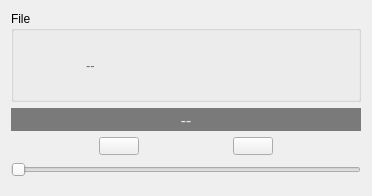
     <widget class="QWidget" name="History">
      <attribute name="title">
       <string>History</string>
      </attribute>
      <layout class="QGridLayout" name="gridLayout_7">
       <item row="1" column="0" colspan="3">
        <widget class="QGroupBox" name="groupBox_3">
         <property name="title">
          <string>File</string>
         </property>
         <layout class="QGridLayout" name="gridLayout_6">
          <item row="0" column="1">
           <widget class="QLabel" name="fileinfo_lb">
            <property name="sizePolicy">
             <sizepolicy hsizetype="Fixed" vsizetype="Fixed">
              <horstretch>0</horstretch>
              <verstretch>0</verstretch>
             </sizepolicy>
            </property>
            <property name="minimumSize">
             <size>
              <width>200</width>
              <height>50</height>
             </size>
            </property>
            <property name="font">
             <font>
              <family>Arial</family>
              <pointsize>10</pointsize>
             </font>
            </property>
            <property name="styleSheet">
             <string notr="true">color: rgb(107, 107, 107);</string>
            </property>
            <property name="text">
             <string>--</string>
            </property>
           </widget>
          </item>
         </layout>
        </widget>
       </item>
       <item row="3" column="0" colspan="3">
        <layout class="QHBoxLayout" name="horizontalLayout_2">
         <item>
          <widget class="QPushButton" name="btnGoToBeginning">
           <property name="sizePolicy">
            <sizepolicy hsizetype="Fixed" vsizetype="Fixed">
             <horstretch>0</horstretch>
             <verstretch>0</verstretch>
            </sizepolicy>
           </property>
           <property name="minimumSize">
            <size>
             <width>0</width>
             <height>18</height>
            </size>
           </property>
           <property name="maximumSize">
            <size>
             <width>16777215</width>
             <height>18</height>
            </size>
           </property>
           <property name="toolTip">
            <string/>
           </property>
           <property name="statusTip">
            <string/>
           </property>
           <property name="text">
            <string/>
           </property>
           <property name="icon">
            <iconset resource="single.qrc">
             <normaloff>:/btnArrowLeft</normaloff>:/btnArrowLeft</iconset>
           </property>
          </widget>
         </item>
         <item>
          <widget class="QPushButton" name="btnGoToEnd">
           <property name="sizePolicy">
            <sizepolicy hsizetype="Fixed" vsizetype="Fixed">
             <horstretch>0</horstretch>
             <verstretch>0</verstretch>
            </sizepolicy>
           </property>
           <property name="minimumSize">
            <size>
             <width>0</width>
             <height>18</height>
            </size>
           </property>
           <property name="maximumSize">
            <size>
             <width>16777215</width>
             <height>18</height>
            </size>
           </property>
           <property name="statusTip">
            <string/>
           </property>
           <property name="text">
            <string/>
           </property>
           <property name="icon">
            <iconset resource="single.qrc">
             <normaloff>:/btnArrowRight</normaloff>:/btnArrowRight</iconset>
           </property>
          </widget>
         </item>
        </layout>
       </item>
       <item row="5" column="0">
        <widget class="QwtPlot" name="plot_mini" native="true">
         <property name="sizePolicy">
          <sizepolicy hsizetype="Preferred" vsizetype="Fixed">
           <horstretch>0</horstretch>
           <verstretch>0</verstretch>
          </sizepolicy>
         </property>
         <property name="maximumSize">
          <size>
           <width>16777215</width>
           <height>50</height>
          </size>
         </property>
         <property name="baseSize">
          <size>
           <width>0</width>
           <height>100</height>
          </size>
         </property>
        </widget>
       </item>
       <item row="4" column="0" colspan="3">
        <widget class="QSlider" name="slDataSlider">
         <property name="sizePolicy">
          <sizepolicy hsizetype="Preferred" vsizetype="Fixed">
           <horstretch>0</horstretch>
           <verstretch>0</verstretch>
          </sizepolicy>
         </property>
         <property name="minimumSize">
          <size>
           <width>350</width>
           <height>18</height>
          </size>
         </property>
         <property name="maximumSize">
          <size>
           <width>16777215</width>
           <height>18</height>
          </size>
         </property>
         <property name="mouseTracking">
          <bool>true</bool>
         </property>
         <property name="statusTip">
          <string/>
         </property>
         <property name="orientation">
          <enum>Qt::Horizontal</enum>
         </property>
        </widget>
       </item>
       <item row="2" column="0" colspan="3">
        <widget class="QLabel" name="curdatetime_lb">
         <property name="sizePolicy">
          <sizepolicy hsizetype="Preferred" vsizetype="Fixed">
           <horstretch>0</horstretch>
           <verstretch>0</verstretch>
          </sizepolicy>
         </property>
         <property name="font">
          <font>
           <family>Arial Black</family>
           <pointsize>12</pointsize>
          </font>
         </property>
         <property name="styleSheet">
          <string notr="true">background-color: rgb(122, 122, 122);color:rgb(232, 232, 232)</string>
         </property>
         <property name="text">
          <string>--</string>
         </property>
         <property name="alignment">
          <set>Qt::AlignCenter</set>
         </property>
        </widget>
       </item>
      </layout>
     </widget>
